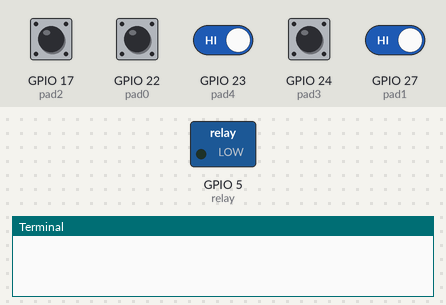
This program was run on a simulated Raspberry Pi (BCM pin numbers). Parts: switched loads named in the program (green lamp = pin HIGH), the last lines printed to the terminal. Inputs (shaded band) come from the test bench; at power-on: GPIO 17 (pad2), GPIO 22 (pad0), GPIO 23 (pad4), GPIO 24 (pad3), GPIO 27 (pad1) HIGH. Sound played through the audio output is not drawn and takes no time.

Above: at 1.2 s.
1.3 s: GPIO 27 (pad1) driven LOW
At 2.6 s:
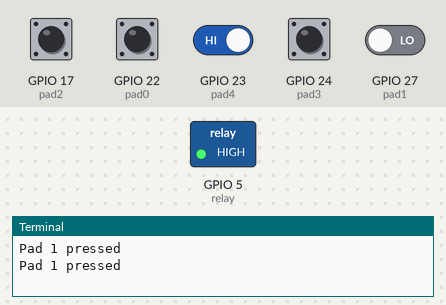
3.3 s: GPIO 27 (pad1) driven HIGH
At 4.7 s:
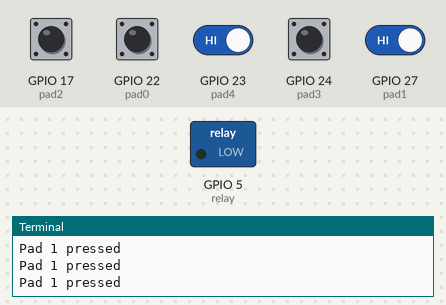
5.2 s: GPIO 23 (pad4) driven LOW
At 6.7 s:
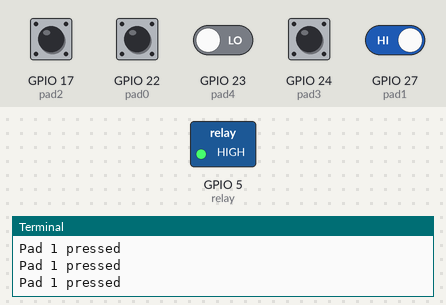
Timing chart, 0 to 8.2 s (numbered marks = the images above; inputs shaded):
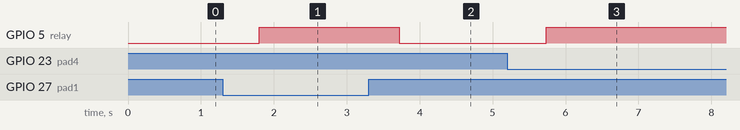

The program:

capacitree.py
```python
#!/usr/bin/python3

'''
#
# capacitree.python3
# coded by: J. Garrison
# 11/26/2018
#
# credit:
# Code incorporated here from this informative article:
# https://learn.adafruit.com/capacitive-touch-sensors-on-the-raspberry-pi/programming-5-pad-momentary
# by C. Richardson
#
# Also from Dynetics University Class S185 – Introduction to Single Board Computers
# code template by Greg Abbott & Ben Calahan
#
'''

import time
import os
import subprocess

try:
	import RPi.GPIO as GPIO
except RuntimeError:
	print("Error importing RPi.GPIO!")

GPIO.setmode(GPIO.BCM)

#set the GPIO input pins
pad0 = 22
pad1 = 27
pad2 = 17
pad3 = 24
pad4 = 23

relay = 5

GPIO.setup(pad0, GPIO.IN)
GPIO.setup(pad1, GPIO.IN)
GPIO.setup(pad2, GPIO.IN)
GPIO.setup(pad3, GPIO.IN)
GPIO.setup(pad4, GPIO.IN)
GPIO.setup(relay, GPIO.OUT)

def playMusic(playIt):
	if not playIt:
		subprocess.call(['killall', 'mpg321'])
	elif playIt:
		subprocess.Popen(['mpg321', 'Hallelujah.mp3'])

# Define the main() function.
def main():
	pad0alreadyPressed = False
	pad1alreadyPressed = False
	pad2alreadyPressed = False
	pad3alreadyPressed = False
	pad4alreadyPressed = False

	superLights = False
	playing = False

	while True:
		pad0pressed = not GPIO.input(pad0)
		pad1pressed = not GPIO.input(pad1)
		pad2pressed = not GPIO.input(pad2)
		pad3pressed = not GPIO.input(pad3)
		pad4pressed = not GPIO.input(pad4)

		if pad0pressed and not pad0alreadyPressed:
			print("Pad 0 pressed")
		pad0alreadyPressed = pad0pressed

		# Turn it on while it is being touched
		if pad1pressed and not superLights:
			time.sleep(.5)
			stillpressed = not GPIO.input(pad1)
			if stillpressed:
				GPIO.output(relay, True)
				if(not playing):
					playMusic(True)
					playing = True
				print("Pad 1 pressed")
			pad1alreadyPressed = pad1pressed

		# Turn it off immediately when you let go
		if not pad1pressed and not superLights:
			GPIO.output(relay, False)
			if(playing):
				playMusic(False)
				playing = False
		pad1alreadyPressed = pad1pressed

		if pad2pressed and not pad2alreadyPressed:
			print("Pad 2 pressed")
		pad2alreadyPressed = pad2pressed

		if pad3pressed and not pad3alreadyPressed:
			print("Pad 3 pressed")
		pad3alreadyPressed = pad3pressed

		# toggle it
		if pad4pressed and not pad4alreadyPressed:
			time.sleep(.5)
			stillpressed = not GPIO.input(pad4)
			if stillpressed:
				superLights = not superLights
				GPIO.output(relay, superLights)
				if superLights and not playing:
					playMusic(True)
					playing = True
				else:
					playMusic(False)
					playing = False
		pad4alreadyPressed = pad4pressed

		time.sleep(0.1)
# EOF: main()

# ------------------------------------------------- BEGIN EXECUTION HERE --
if __name__ == '__main__':
	try:
		# Execute code in here first.
		# if an exception is raised, continue to check except blocks.
		# ~~~~~
		# Invoke the main function.
		main()
	except KeyboardInterrupt:
		# If the exception is of this type...
		# Execute this code and continue to 'finally' block.
		# ~~~~~
		# Raised when the user interrupts program execution,
		#	usually by pressing Ctrl+c.
		pass
	finally:
		# No matter what has happened previously, or whether an
		# exception was thrown, execute this code as the program ends.
		# ~~~~~
		print("Cleaning up GPIO pins...")
		# Reset the status of the GPIO pins.
		# NOTE: This will only clean up GPIO channels that your script
		#	has used. This also clears the pin numbering system in use.
		GPIO.cleanup()
```

Measured:
- after the input at 1.3 s, GPIO 5 (relay): LOW → HIGH after 0.50 s
- after the input at 3.3 s, GPIO 5 (relay): HIGH → LOW after 0.42 s
- after the input at 5.2 s, GPIO 5 (relay): LOW → HIGH after 0.53 s
